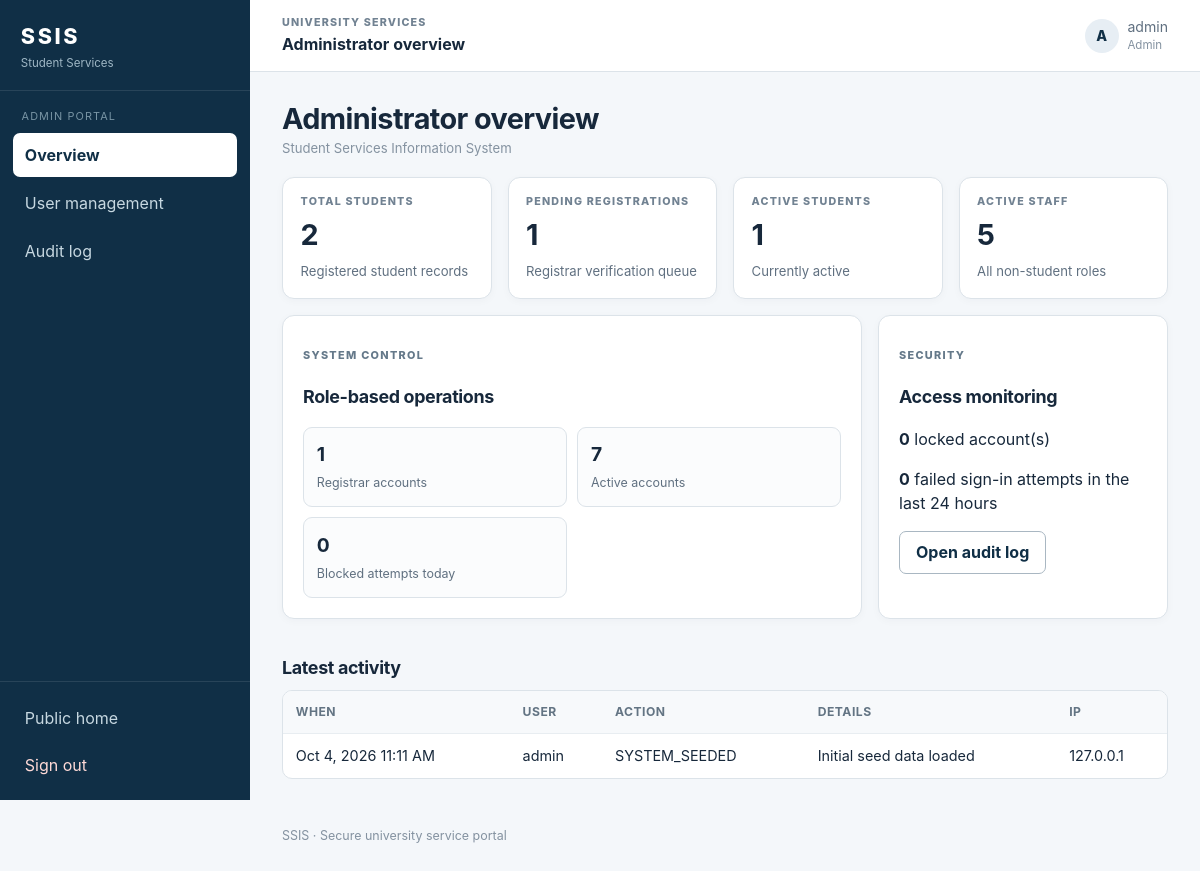
Page /admin/dashboard.php (signed in) on the committed database.
### tables this page shows
CREATE TABLE users (
  id               INT UNSIGNED NOT NULL AUTO_INCREMENT,
  username         VARCHAR(50)  NOT NULL,
  email            VARCHAR(120) NOT NULL,
  password_hash    VARCHAR(255) NOT NULL,
  role             ENUM('admin','registrar','cashier','department','professor','student') NOT NULL,
  department_id    INT UNSIGNED NULL COMMENT 'Set for department and professor roles',
  status           ENUM('active','disabled') NOT NULL DEFAULT 'active',
  failed_attempts  TINYINT UNSIGNED NOT NULL DEFAULT 0,
  locked_until     DATETIME NULL,
  last_login_at    DATETIME NULL,
  created_at       TIMESTAMP NOT NULL DEFAULT CURRENT_TIMESTAMP,
  updated_at       TIMESTAMP NOT NULL DEFAULT CURRENT_TIMESTAMP ON UPDATE CURRENT_TIMESTAMP,
  PRIMARY KEY (id),
  UNIQUE KEY uq_users_username (username),
  UNIQUE KEY uq_users_email (email),
  KEY idx_users_role (role),
  CONSTRAINT fk_users_department FOREIGN KEY (department_id)
    REFERENCES departments(id) ON DELETE SET NULL ON UPDATE CASCADE
);

CREATE TABLE audit_logs (
  id          BIGINT UNSIGNED NOT NULL AUTO_INCREMENT,
  user_id     INT UNSIGNED NULL,
  username    VARCHAR(50) NULL COMMENT 'Kept even if the user row is deleted',
  action      VARCHAR(60) NOT NULL COMMENT 'e.g. LOGIN_SUCCESS, LOGIN_FAILED, ACCESS_DENIED',
  entity      VARCHAR(40) NULL,
  entity_id   INT UNSIGNED NULL,
  details     VARCHAR(500) NULL,
  ip_address  VARCHAR(45) NOT NULL,
  user_agent  VARCHAR(255) NULL,
  created_at  TIMESTAMP NOT NULL DEFAULT CURRENT_TIMESTAMP,
  PRIMARY KEY (id),
  KEY idx_audit_user (user_id),
  KEY idx_audit_action_time (action, created_at),
  CONSTRAINT fk_audit_user FOREIGN KEY (user_id)
    REFERENCES users(id) ON DELETE SET NULL ON UPDATE CASCADE
);

### auth/auth_check.php (called while the page is built, shortened)
<?php
require_once __DIR__ . '/../config/database.php';
function e(?string $value): string
{
    return htmlspecialchars((string)$value, ENT_QUOTES | ENT_SUBSTITUTE, 'UTF-8');
}
function url(string $path): string
{
    return APP_BASE . $path;
}
function auth_user(): ?array
{
    $now = time();
    $fingerprint = hash('sha256', $_SERVER['HTTP_USER_AGENT'] ?? '');
    $st = db()->prepare(
        'SELECT id, username, email, role, department_id, status FROM users WHERE id = ? LIMIT 1'
    );
    $st->execute([(int)$_SESSION['uid']]);
    $row = $st->fetch();
    $cache = $row;
    return $cache;
}
function require_login(): array
{
    $user = auth_user();
    return $user;
}
function require_role(string|array $roles): array
{
    $user = require_login();
    return $user;
}

### config/database.php (called while the page is built, shortened)
<?php
function db(): PDO
{
    static $pdo = null;
    if ($pdo instanceof PDO) {
        return $pdo;
    }
    $host    = getenv('SSIS_DB_HOST') ?: '127.0.0.1';
    $port    = getenv('SSIS_DB_PORT') ?: '3306';
    $name    = getenv('SSIS_DB_NAME') ?: 'ssis_db';
    $user    = getenv('SSIS_DB_USER') ?: 'root';
    $pass    = getenv('SSIS_DB_PASS') !== false ? getenv('SSIS_DB_PASS') : '';
    $dsn = "mysql:host={$host};port={$port};dbname={$name};charset=utf8mb4";
    try {
        $pdo = new PDO($dsn, $user, $pass, [
            PDO::ATTR_ERRMODE            => PDO::ERRMODE_EXCEPTION,
            PDO::ATTR_DEFAULT_FETCH_MODE => PDO::FETCH_ASSOC,
            PDO::ATTR_EMULATE_PREPARES   => false,
            PDO::ATTR_STRINGIFY_FETCHES  => false,
        ]);
    } catch (PDOException $e) {
        error_log('[SSIS] DB connection failed: ' . $e->getMessage());
        http_response_code(503);
        exit('Service temporarily unavailable. Please try again later.');
    }
    return $pdo;
}

### includes/helpers.php (called while the page is built, shortened)
<?php
function fmt_date(?string $d): string { return $d ? date('M j, Y g:i A', strtotime($d)) : '-'; }
function label(string $v): string { return ucfirst(str_replace('_', ' ', $v)); }

### admin/dashboard.php (the view, shortened to what this page needs)
<?php
require_once __DIR__ . '/../auth/auth_check.php';
require_once __DIR__ . '/../includes/layout.php';
$user = require_role('admin');
$pdo = db();
$val = function(string $sql) use($pdo){return (int)$pdo->query($sql)->fetchColumn();};
$byRole = $pdo->query('SELECT role,COUNT(*) n FROM users WHERE status="active" GROUP BY role')->fetchAll(PDO::FETCH_KEY_PAIR);
$students = $val('SELECT COUNT(*) FROM students');
$pending = $val("SELECT COUNT(*) FROM students WHERE enrollment_status='pending'");
$activeStudents = $val("SELECT COUNT(*) FROM students WHERE enrollment_status='active'");
$locked = $val('SELECT COUNT(*) FROM users WHERE locked_until > NOW()');
$failed = $val("SELECT COUNT(*) FROM audit_logs WHERE action='LOGIN_FAILED' AND created_at > NOW()-INTERVAL 1 DAY");
$denied = $val("SELECT COUNT(*) FROM audit_logs WHERE action='ACCESS_DENIED' AND created_at > NOW()-INTERVAL 1 DAY");
$recent = $pdo->query('SELECT created_at,username,action,details,ip_address FROM audit_logs ORDER BY id DESC LIMIT 10')->fetchAll();
render_header($user,'Administrator overview');
?>
<div class="grid">
  <div class="stat"><span class="stat-label">TOTAL STUDENTS</span><b><?= $students ?></b><span>Registered student records</span></div>
  <div class="stat"><span class="stat-label">PENDING REGISTRATIONS</span><b><?= $pending ?></b><span>Registrar verification queue</span></div>
  <div class="stat"><span class="stat-label">ACTIVE STUDENTS</span><b><?= $activeStudents ?></b><span>Currently active</span></div>
  <div class="stat"><span class="stat-label">ACTIVE STAFF</span><b><?= array_sum(array_map('intval',$byRole)) - (int)($byRole['student']??0) ?></b><span>All non-student roles</span></div>
</div>
<div class="content-grid">
<section class="card"><p class="card-kicker">SYSTEM CONTROL</p><h2>Role-based operations</h2>
<div class="quick-actions">
<a href="<?= e(url('/admin/users.php?role=registrar')) ?>"><b><?= (int)($byRole['registrar']??0) ?></b><span>Registrar accounts</span></a>
<a href="<?= e(url('/admin/users.php')) ?>"><b><?= array_sum(array_map('intval',$byRole)) ?></b><span>Active accounts</span></a>
<a href="<?= e(url('/admin/audit.php')) ?>"><b><?= $denied ?></b><span>Blocked attempts today</span></a>
</div></section>
<aside class="card"><p class="card-kicker">SECURITY</p><h2>Access monitoring</h2><p><strong><?= $locked ?></strong> locked account(s)</p><p><strong><?= $failed ?></strong> failed sign-in attempts in the last 24 hours</p><a class="btn alt" href="<?= e(url('/admin/audit.php')) ?>">Open audit log</a></aside>
</div>
<h2>Latest activity</h2>
<div class="tablewrap"><table><thead><tr><th>When</th><th>User</th><th>Action</th><th>Details</th><th>IP</th></tr></thead><tbody>
<?php foreach($recent as $r): ?><tr><td><?= e(fmt_date($r['created_at'])) ?></td><td><?= e($r['username']??'-') ?></td><td><?= e($r['action']) ?></td><td><?= e($r['details']??'') ?></td><td><?= e($r['ip_address']) ?></td></tr><?php endforeach; ?>
</tbody></table></div>
<?php render_footer();

### includes/layout.php (shortened to what this page needs)
<?php
require_once __DIR__ . '/helpers.php';
function render_header(array $user, string $title): void
{
    $self = $_SERVER['SCRIPT_NAME'] ?? '';
    $role = $user['role'];
    echo '<!DOCTYPE html><html lang="en"><head><meta charset="utf-8">'
       . '<meta name="viewport" content="width=device-width, initial-scale=1">'
       . '<title>' . e($title) . ' - SSIS</title>'
       . '<link rel="stylesheet" href="' . e(url('/assets/css/style.css')) . '">'
       . '<script src="' . e(url('/assets/js/app.js')) . '" defer></script></head><body>';
    echo '<div class="app-shell"><aside class="sidebar">'
       . '<a class="side-brand" href="' . e(url(ROLE_HOME[$role])) . '"><span>SSIS</span><small>Student Services</small></a>'
       . '<div class="side-section"><small>' . e(label($role)) . ' portal</small><nav aria-label="Main">';
    foreach (NAV[$role] as $text => $path) {
        $cur = str_ends_with($self, $path) ? ' aria-current="page"' : '';
        echo '<a href="' . e(url($path)) . '"' . $cur . '>' . e($text) . '</a>';
    }
    echo '</nav></div><div class="side-bottom">'
       . '<a href="' . e(url('/')) . '">Public home</a>'
       . '<form method="post" action="' . e(url('/auth/logout.php')) . '">' . csrf_field()
       . '<button class="side-signout" type="submit">Sign out</button></form></div></aside>'
       . '<div class="app-main"><header class="app-top"><div><span class="top-kicker">UNIVERSITY SERVICES</span><strong>' . e($title) . '</strong></div>'
       . '<div class="who"><span class="user-avatar">' . e(strtoupper(substr($user['username'],0,1))) . '</span>'
       . '<span>' . e($user['username']) . '<small>' . e(label($role)) . '</small></span></div></header><main class="page">';
    echo '<div class="page-heading"><div><h1>' . e($title) . '</h1><p class="breadcrumb">Student Services Information System</p></div></div>';
}
function render_footer(): void
{
    echo '</main><footer class="app-footer">SSIS · Secure university service portal</footer></div></div></body></html>';
}

### rows in the picture
users: role "ADMIN", username "A", username "admin", role "Admin"
audit_logs: created_at "Oct 4, 2026 11:11 AM", username "admin", action "SYSTEM_SEEDED", details "Initial seed data loaded", ip_address "127.0.0.1"

### other values in the picture
$text "Overview"
$text "User management"
$text "Audit log"
$title "Administrator overview"
$students "2"
$pending "1"
$activeStudents "1"
array_sum(array_map('intval',$byRole)) - (int)($byRole['student']??0) "5"
$byRole['registrar'] "1"
array_sum(array_map('intval',$byRole)) "7"
$denied "0"
$locked "0"
$failed "0"
